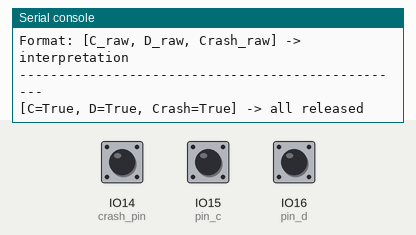
Recording of a program running on a simulated ESP32 board running CircuitPython. Parts: the last lines printed to the serial console. Inputs (shaded band) come from the test bench; at power-on: IO14 (crash_pin) HIGH, IO15 (pin_c) HIGH, IO16 (pin_d) HIGH.

Above: at 1.2 s.
1.3 s: IO14 (crash_pin) pulled LOW for 0.15 s
At 1.44 s:
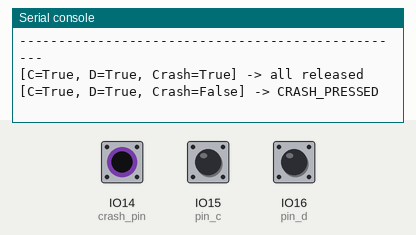
2.9 s: IO15 (pin_c) pulled LOW for 0.15 s
At 3.04 s:
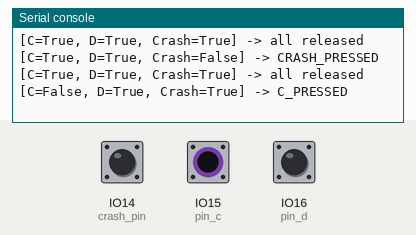
4.5 s: IO16 (pin_d) pulled LOW for 0.15 s
At 4.65 s:
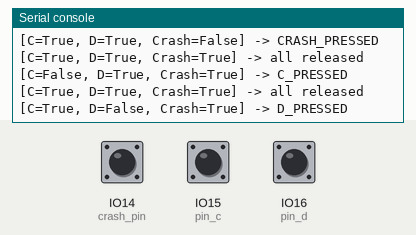
6.1 s: IO14 (crash_pin) driven LOW and IO15 (pin_c) driven LOW
At 6.9 s:
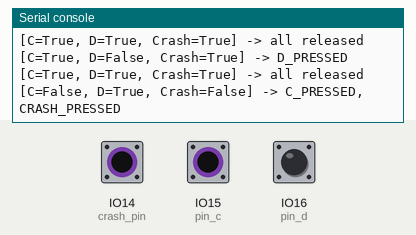
7.6 s: IO16 (pin_d) pulled LOW for 1 s
At 8.1 s:
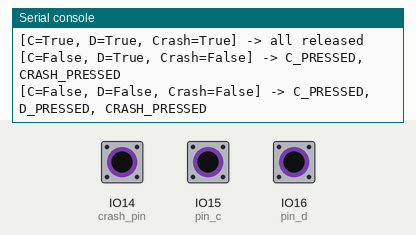
10.1 s: IO15 (pin_c) driven HIGH and IO16 (pin_d) driven LOW
At 11.5 s:
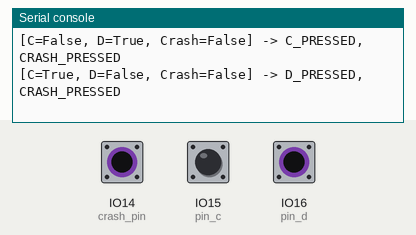

Measured:
- after the input at 1.3 s, the serial console: prints a new line at once (image 1)
- after the input at 2.9 s, the serial console: prints a new line at once (image 2)
- after the input at 4.5 s, the serial console: prints a new line at once (image 3)
- after the input at 6.1 s, the serial console: prints a new line at once (image 4)
- after the input at 7.6 s, the serial console: prints a new line at once (image 5)
- after the input at 10.1 s, the serial console: prints a new line at once (image 6)

The program:

debug_sensors.py
```python
# Debug script for Button and Crash sensor
# This prints raw GPIO values to help diagnose connection issues

import time
import board
import digitalio

# --- Pin Configuration ---
BUTTON_PIN_C = board.IO15
BUTTON_PIN_D = board.IO16
CRASH_PIN = board.IO14

print("Button & Crash Sensor Debug")
print("============================")
print(f"Button C pin: {BUTTON_PIN_C}")
print(f"Button D pin: {BUTTON_PIN_D}")
print(f"Crash pin: {CRASH_PIN}")
print("")

# --- Setup pins with pull-up ---
pin_c = digitalio.DigitalInOut(BUTTON_PIN_C)
pin_c.direction = digitalio.Direction.INPUT
pin_c.pull = digitalio.Pull.UP

pin_d = digitalio.DigitalInOut(BUTTON_PIN_D)
pin_d.direction = digitalio.Direction.INPUT
pin_d.pull = digitalio.Pull.UP

crash_pin = digitalio.DigitalInOut(CRASH_PIN)
crash_pin.direction = digitalio.Direction.INPUT
crash_pin.pull = digitalio.Pull.UP

print("Pins configured with PULL_UP")
print("Expected: HIGH (True) when not pressed, LOW (False) when pressed")
print("")
print("Monitoring... Press buttons/sensor to see changes:")
print("Format: [C_raw, D_raw, Crash_raw] -> interpretation")
print("-" * 50)

# Track previous state to only print on changes
prev_state = None

while True:
    c_val = pin_c.value
    d_val = pin_d.value
    crash_val = crash_pin.value

    current_state = (c_val, d_val, crash_val)

    # Only print when state changes
    if current_state != prev_state:
        # Interpret the values
        status = []
        if not c_val:
            status.append("C_PRESSED")
        if not d_val:
            status.append("D_PRESSED")
        if not crash_val:
            status.append("CRASH_PRESSED")

        status_str = ", ".join(status) if status else "all released"

        print(f"[C={c_val}, D={d_val}, Crash={crash_val}] -> {status_str}")
        prev_state = current_state

    time.sleep(0.05)
```
